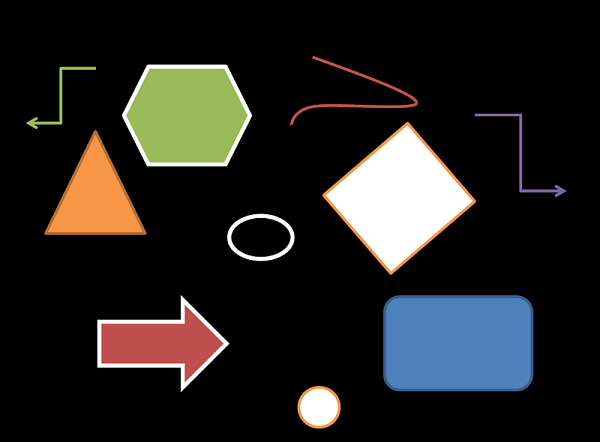
#> input picture computervision/blur/resources/sample_image.PNG, 600 x 442 px, found by its file name
$ python DilationAndErosyonSample.py
#> lines starting #> are read from the running program, lines starting #| are printed output that depends on the picture; long printed decimals are rounded
"""
 @author saozd
 @project pytonworkspace DilationAndErosyonSample
 @date 02 Oca 2024
 <p>
 @description:
"""
# OpenCV ve numpy kütüphanelerini içe aktar
import cv2
import os
import numpy as np
import pandas as pd


resource_root = r'E:\PycharmProjects\pytonworkspace\computervision\blur\resources'

# Görüntüleri oku
img1_path = os.path.join(resource_root, 'sample_image.PNG')
# Bir resmi oku
img = cv2.imread(img1_path)
#> img is the input picture: shape (442, 600, 3); mean B, G, R 31.9, 34.3, 35.5
# Yapısal element oluştur
kernel = np.ones((5, 5), np.uint8)

# Dilation işlemi uygula
dilation = cv2.dilate(img, kernel, iterations=1)
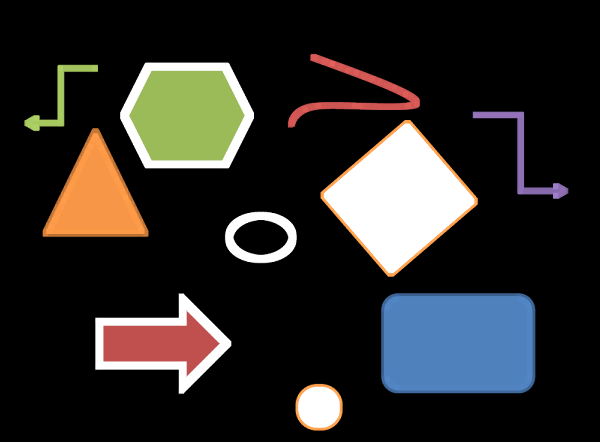
#> dilation: shape (442, 600, 3); mean B, G, R 39.2, 41.4, 43.1

# Erosion işlemi uygula
erosion = cv2.erode(img, kernel, iterations=1)
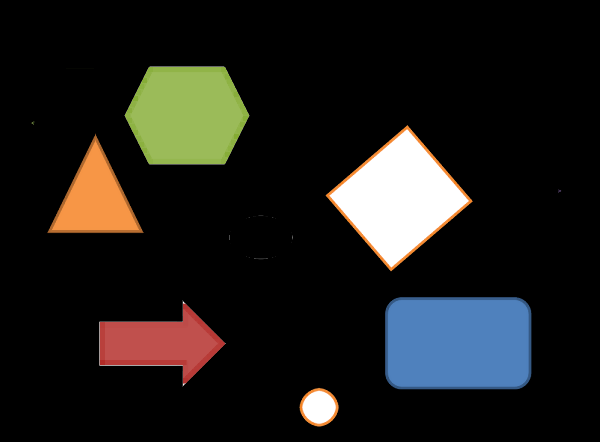
#> erosion: shape (442, 600, 3); mean B, G, R 25.5, 28.2, 29.1


# Orijinal görüntünün piksel sayısını bul
original_area = np.sum(img) / 255
#> original_area = 105759.2
print("Orijinal görüntünün alanı:", original_area, "piksel")
#| Orijinal görüntünün alanı: 105759.239 piksel

# Dilation işlemi uygulanmış görüntünün piksel sayısını bul
dilation_area = np.sum(dilation) / 255
#> dilation_area = 128642.9
print("Dilation işlemi uygulanmış görüntünün alanı:", dilation_area, "piksel")
#| Dilation işlemi uygulanmış görüntünün alanı: 128642.859 piksel

# Erosion işlemi uygulanmış görüntünün piksel sayısını bul
erosion_area = np.sum(erosion) / 255
#> erosion_area = 86160.2
print("Erosion işlemi uygulanmış görüntünün alanı:", erosion_area, "piksel")
#| Erosion işlemi uygulanmış görüntünün alanı: 86160.239 piksel

# Alan kıyaslaması yap
print("Dilation işlemi, orijinal görüntünün alanını %", ((dilation_area - original_area) / original_area) * 100, "oranında artırmıştır.")
#| Dilation işlemi, orijinal görüntünün alanını % 21.637 oranında artırmıştır.
print("Erosion işlemi, orijinal görüntünün alanını %", ((original_area - erosion_area) / original_area) * 100, "oranında azaltmıştır.")
#| Erosion işlemi, orijinal görüntünün alanını % 18.532 oranında azaltmıştır.


# Görüntüleri Bitmap formatına dönüştür
img_rgb = cv2.cvtColor(img, cv2.COLOR_BGR2RGB)
dilation_rgb = cv2.cvtColor(dilation, cv2.COLOR_BGR2RGB)
erosion_rgb = cv2.cvtColor(erosion, cv2.COLOR_BGR2RGB)


# Renk kanallarını ayır
img_channels = cv2.split(img_rgb)
dilation_channels = cv2.split(dilation_rgb)
erosion_channels = cv2.split(erosion_rgb)

# # Görüntülerin renk değerlerini bir veri çerçevesine dönüştür
# img_df = pd.DataFrame(img_rgb.reshape(-1, 3), columns=["Kırmızı", "Yeşil", "Mavi"])
# dilation_df = pd.DataFrame(dilation_rgb.reshape(-1, 3), columns=["Kırmızı", "Yeşil", "Mavi"])
# erosion_df = pd.DataFrame(erosion_rgb.reshape(-1, 3), columns=["Kırmızı", "Yeşil", "Mavi"])

# Renk kanallarını birleştirip yeniden şekillendir
img_flat = np.column_stack(img_channels).reshape(-1, 3)

# Görüntülerin renk değerlerini bir veri çerçevesine dönüştür
img_df = pd.DataFrame({"RGB: ": [f"[R:{r} G:{g} B:{b}]" for r, g, b in img_flat]})
#> img_df = table of 265200 rows and 1 columns
# dilation_df = pd.DataFrame(dilation_rgb.reshape(-1, 3), columns=["Kırmızı", "Yeşil", "Mavi"])
# erosion_df = pd.DataFrame(erosion_rgb.reshape(-1, 3), columns=["Kırmızı", "Yeşil", "Mavi"])

# Veri çerçevelerini Excel dosyalarına kaydet
img_df.to_excel("orijinal.xlsx", index=False)
# dilation_df.to_excel("dilation.xlsx", index=False)
# erosion_df.to_excel("erosion.xlsx", index=False)

# Orijinal görüntüyü, Dilation işlemi uygulanmış görüntüyü ve Erosyon işlemi uygulanmış görüntüyü ekranda göster
cv2.imshow("Orijinal", img)
cv2.imshow("Dilation", dilation)
cv2.imshow("Erosion", erosion)

# Pencereyi kapatmak için bir tuşa bas
cv2.waitKey(0)
cv2.destroyAllWindows()
